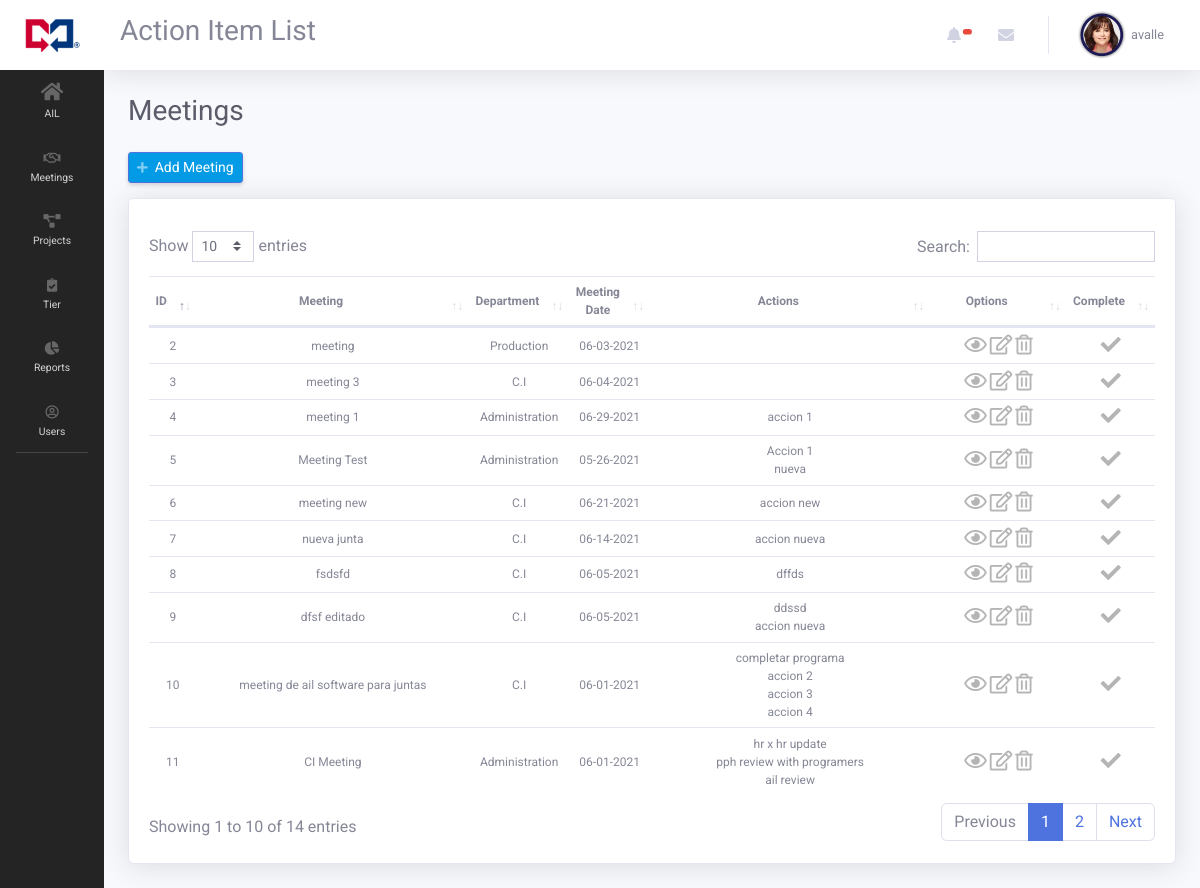
The app's page /index.php?page=ail_list (signed in) with its own data.
### tables this page shows
CREATE TABLE `ail_meeting` (
  `meeting_id` int(11) NOT NULL,
  `meeting_name` varchar(255) NOT NULL,
  `meeting_department` int(11) NOT NULL,
  `meeting_date` date NOT NULL,
  `meeting_register` date NOT NULL,
  `private` int(1) NOT NULL DEFAULT 0,
  `active` int(1) NOT NULL DEFAULT 1
);

CREATE TABLE `departments` (
  `department_id` int(11) NOT NULL,
  `department_name` varchar(255) NOT NULL,
  `department_active` int(1) NOT NULL DEFAULT 1
);

CREATE TABLE `ail_action` (
  `ail_action_id` int(11) NOT NULL,
  `ail_action_name` varchar(255) NOT NULL,
  `ail_action_ecd` date NOT NULL,
  `ail_owner` int(11) NOT NULL,
  `ail_meeting_id` int(11) NOT NULL,
  `ail_action_date` date NOT NULL,
  `action_active` int(1) NOT NULL DEFAULT 1
);

### views/pages/ail/ail_list.php (the view, shortened to what this page needs)
<h1 class="h3 mb-4 text-gray-800">Meetings</h1>
<div style="margin-bottom:15px;">
    <a  href="index.php?page=ail_add" id="add-newuser" class="d-none d-sm-inline-block btn btn-sm btn-primary shadow-sm" ><i class="fas fa-plus fa-sm text-white-50"></i>&nbsp;&nbsp;Add Meeting</a>
</div>
<div class="card shadow mb-4">
    <div class="card-header py-3">
    </div>
        <div class="card-body">
            <div style="margin-top:-20px;" class="table-responsive">
            <table  style="font-size: 12px; vertical-align:middle; " class="table  order-column table-hover" id="dataTable" width="100%" cellspacing="0">
                <thead>
                <tr>
                    <th class="text-center" style="font-size: 12px; vertical-align:middle; ">ID</th>
                    <th class="text-center" style="font-size: 12px; vertical-align:middle; width:250px; ">Meeting</th>
                    <th class="text-center" style="font-size: 12px; vertical-align:middle;">Department</th>
                    <th class="text-center" style="font-size: 12px; vertical-align:middle; ">Meeting Date</th>
                    <th class="text-center" style="font-size: 12px; vertical-align:middle; width:250px; min-width:160px;">Actions</th>
                    <th class="text-center" style="width: 100px; font-size: 12px; vertical-align:middle; min-width:100px;">Options</th>
                    <th class="text-center" style="font-size: 12px; vertical-align:middle; ">Complete</th>
                </tr>
                </thead>
                <tbody>
                    <?php
                    if($_SESSION['quatroapp_user_level'] >= 1)
                    {
                        $query = "SELECT * FROM ail_meeting
                        LEFT JOIN departments ON ail_meeting.meeting_department = departments.department_id
                        WHERE ail_meeting.active = 1";
                    }
                    $result = mysqli_query($connection, $query);
                    while($row = mysqli_fetch_array($result)):
                    ?>
                        <tr>
                            <td style="text-align: center;"><?php echo $row['meeting_id'];  ?></td>
                            <td style="text-align: center;"><?php echo $row['meeting_name'];  ?></td>
                            <td style="text-align: center;"><?php echo $row['department_name'];  ?></td>
                            <td style="text-align: center;"><?php echo date('m-d-Y', strtotime($row['meeting_date']));  ?></td>
                            <td style="text-align: center;">
                                <?php
                                $query_actions = "SELECT * FROM ail_action WHERE ail_meeting_id = {$row['meeting_id']}";
                                $run_query = mysqli_query($connection, $query_actions);
                                while($row_actions = mysqli_fetch_array($run_query)):
                                ?>
                                    <?php echo $row_actions['ail_action_name'] ?><br>
                                <?php endwhile; ?>
                            </td>
                            <td style="text-align: center;">
                                <a href='index.php?page=ail_view&meeting_id=<?php echo $row['meeting_id']?>'  class=''  data-cat-name='{$row['user_name']}' data-cat-id='{$row['user_id']}'><i data-toggle='tooltip' data-placement='left' title='View Meeting Details' style='font-size: 20px; color:#b5b5b5' class='far fa-eye options'></i></a>
                                <?php
                                if($_SESSION['quatroapp_user_level'] >= 1 || $row['ail_owner']== $_SESSION['quatroapp_user_id'] ):
                                ?>
                                <a href='index.php?page=ail_add&meeting_id=<?php echo $row['meeting_id']?>'  class=''  data-cat-name='{$row['user_name']}' data-cat-id='{$row['user_id']}'><i data-toggle='tooltip' data-placement='left' title='Edit Meeting' style='font-size: 20px; color:#b5b5b5' class='far fa-edit options'></i></a>
                                <a href='index.php?page=ail_delete&project_id=<?php echo $row['meeting_id']?>'  class=''  data-cat-name='{$row['user_name']}' data-cat-id='{$row['user_id']}'><i data-toggle='tooltip' data-placement='left' title='Delete Meeting' style='font-size: 20px; color:#b5b5b5' class='far fa-trash-alt options'></i></a>
                                <?php
                                endif;
                                ?>
                            </td>
                            <td style="text-align: center;">
                                <a href='index.php?page=ail_complete&project_id=<?php echo $row['meeting_id']?>'  class=''  data-cat-name='{$row['user_name']}' data-cat-id='{$row['user_id']}'><i data-toggle='tooltip' data-placement='left' title='Mark as completed' style='font-size: 20px; color:#b5b5b5' class='fas fa-check options2'></i></a>
                            </td>
                        </tr>
                    <?php endwhile; ?>
                </tbody>
            </table>
        </div>
    </div>
</div>

### views/includes/header.php (style rules this page uses)
body { font-family: 'Roboto', sans-serif; }
tr { font-size: 12px; }
.btn-primary { background-color: #039be5; }
.table-responsive { width: 100%; }
.card-header { background-color: #fff; border-bottom: #fff; }
td { vertical-align: middle; }
.odd { vertical-align: middle; }
.even { vertical-align: middle; }

### records on screen
ail_meeting: meeting_id "2", meeting_name "meeting", departments.department_name "Production", meeting_date "06-03-2021"
ail_meeting: meeting_id "3", meeting_name "meeting 3", departments.department_name "C.I", meeting_date "06-04-2021"
ail_meeting: meeting_id "4", meeting_name "meeting 1", departments.department_name "Administration", meeting_date "06-29-2021"
ail_action: ail_action_name "accion 1"
ail_meeting: meeting_id "5", meeting_name "Meeting Test", departments.department_name "Administration", meeting_date "05-26-2021"
ail_action: ail_action_name "Accion 1"
ail_action: ail_action_name "nueva"
ail_meeting: meeting_id "6", meeting_name "meeting new", departments.department_name "C.I", meeting_date "06-21-2021"
ail_action: ail_action_name "accion new"
ail_meeting: meeting_id "7", meeting_name "nueva junta", departments.department_name "C.I", meeting_date "06-14-2021"
ail_action: ail_action_name "accion nueva"
ail_meeting: meeting_id "8", meeting_name "fsdsfd", departments.department_name "C.I", meeting_date "06-05-2021"
ail_action: ail_action_name "dffds"
ail_meeting: meeting_id "9", meeting_name "dfsf editado", departments.department_name "C.I", meeting_date "06-05-2021"
ail_action: ail_action_name "ddssd"
ail_action: ail_action_name "accion nueva"
ail_meeting: meeting_id "10", meeting_name "meeting de ail software para juntas", departments.department_name "C.I", meeting_date "06-01-2021"
ail_action: ail_action_name "completar programa"
ail_action: ail_action_name "accion 2"
ail_action: ail_action_name "accion 3"
ail_action: ail_action_name "accion 4"
ail_meeting: meeting_id "11", meeting_name "CI Meeting", departments.department_name "Administration", meeting_date "06-01-2021"
ail_action: ail_action_name "hr x hr update"
ail_action: ail_action_name "pph review with programers"
ail_action: ail_action_name "ail review"

### other values on screen
$_SESSION['quatroapp_user_name'] "avalle"
